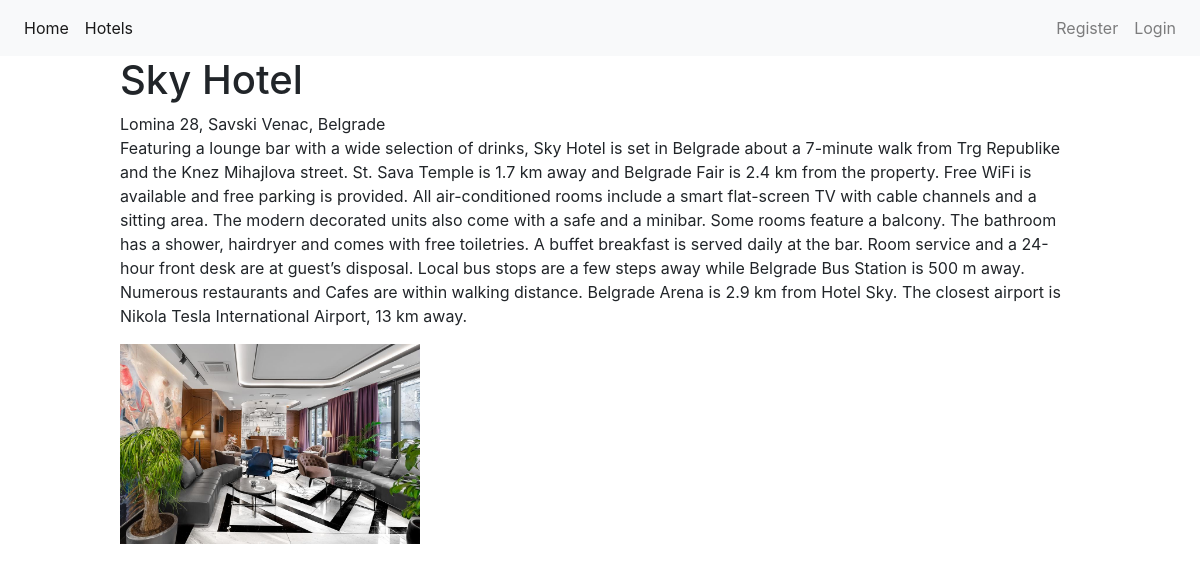
Screenshot of /hotels/1/ with the database file from the repository.
### room_reservation/models.py (models this page shows)
class HotelModel(models.Model):
    city_name = models.CharField(max_length=255, blank=False)
    hotel_name = models.CharField(max_length=255, blank=False)
    address = models.CharField(max_length=255, blank=False)
    category = models.CharField(max_length=255, blank=False)
    hotel_image = models.ImageField(upload_to='hotels')
    hotel_description = models.TextField(default="")

### room_reservation/views.py (the view)
# urls.py: path('hotels/<int:pk>/', hotel_page, name="hotel_page"),
def hotel_page(request, pk):
    hotel = HotelModel.objects.get(id=pk)
    context = {"hotel": hotel}
    return render(request, 'room_reservation/hotel_page.html', context)

### room_reservation/templates/room_reservation/hotel_page.html
{% include 'room_reservation/base.html' %}
{% load static %}
{% block content %}
    <div class="hotels_div">
        <h1> {{ hotel.hotel_name }}</h1>
        <h>{{ hotel.address}}, {{ hotel.city_name }}</h>
        <p> {{ hotel.hotel_description }}</p>
        <img class="hotel_img" src="{{ hotel.hotel_image.url }}">
    </div>
{% endblock %}

### static/css/base_style.css (style rules this page uses)
.hotels_div { margin-left: 10%; margin-right: 10%; margin-bottom: 5%; }
.hotel_img { height: 200px; width: 300px; }

### rows the page displays
HotelModel: hotel_name "Sky Hotel", address "Lomina 28, Savski Venac", city_name "Belgrade", hotel_description "Featuring a lounge bar with a wide selection of drinks, Sky Hotel is set in Belgrade about a 7-minute walk from Trg Republike and the Knez Mihajlova street. St. Sava Temple is 1.7 km away and Belgrade Fair is 2.4 km from the property. Free WiFi is available and free parking is provided. All air-conditioned rooms include a smart flat-screen TV with cable channels and a sitting area. The modern decorated units also come with a safe and a minibar. Some rooms feature a balcony. The bathroom has a shower, hairdryer and comes with free toiletries. A buffet breakfast is served daily at the bar. Room service and a 24-hour front desk are at guest’s disposal. Local bus stops are a few steps away…", hotel_image (picture)
